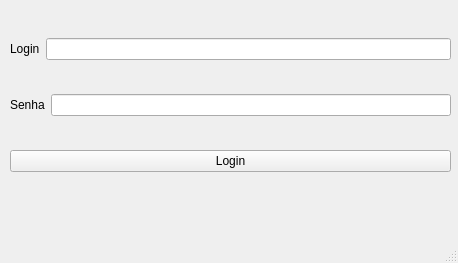
<?xml version="1.0" encoding="UTF-8"?>
<ui version="4.0">
 <class>MainWindow</class>
 <widget class="QMainWindow" name="MainWindow">
  <property name="geometry">
   <rect>
    <x>0</x>
    <y>0</y>
    <width>458</width>
    <height>263</height>
   </rect>
  </property>
  <property name="windowTitle">
   <string>MainWindow</string>
  </property>
  <widget class="QWidget" name="centralwidget">
   <widget class="QWidget" name="">
    <property name="geometry">
     <rect>
      <x>10</x>
      <y>10</y>
      <width>441</width>
      <height>191</height>
     </rect>
    </property>
    <layout class="QVBoxLayout" name="verticalLayout">
     <item>
      <layout class="QHBoxLayout" name="horizontalLayout">
       <item>
        <widget class="QLabel" name="lb_login">
         <property name="text">
          <string>Login</string>
         </property>
        </widget>
       </item>
       <item>
        <widget class="QLineEdit" name="le_login"/>
       </item>
      </layout>
     </item>
     <item>
      <layout class="QHBoxLayout" name="horizontalLayout_2">
       <item>
        <widget class="QLabel" name="lb_senha">
         <property name="text">
          <string>Senha</string>
         </property>
        </widget>
       </item>
       <item>
        <widget class="QLineEdit" name="le_senha">
         <property name="echoMode">
          <enum>QLineEdit::Password</enum>
         </property>
        </widget>
       </item>
      </layout>
     </item>
     <item>
      <widget class="QPushButton" name="bt_login">
       <property name="text">
        <string>Login</string>
       </property>
      </widget>
     </item>
    </layout>
   </widget>
  </widget>
  <widget class="QMenuBar" name="menubar">
   <property name="geometry">
    <rect>
     <x>0</x>
     <y>0</y>
     <width>458</width>
     <height>22</height>
    </rect>
   </property>
  </widget>
  <widget class="QStatusBar" name="statusbar"/>
 </widget>
 <resources/>
 <connections/>
</ui>
